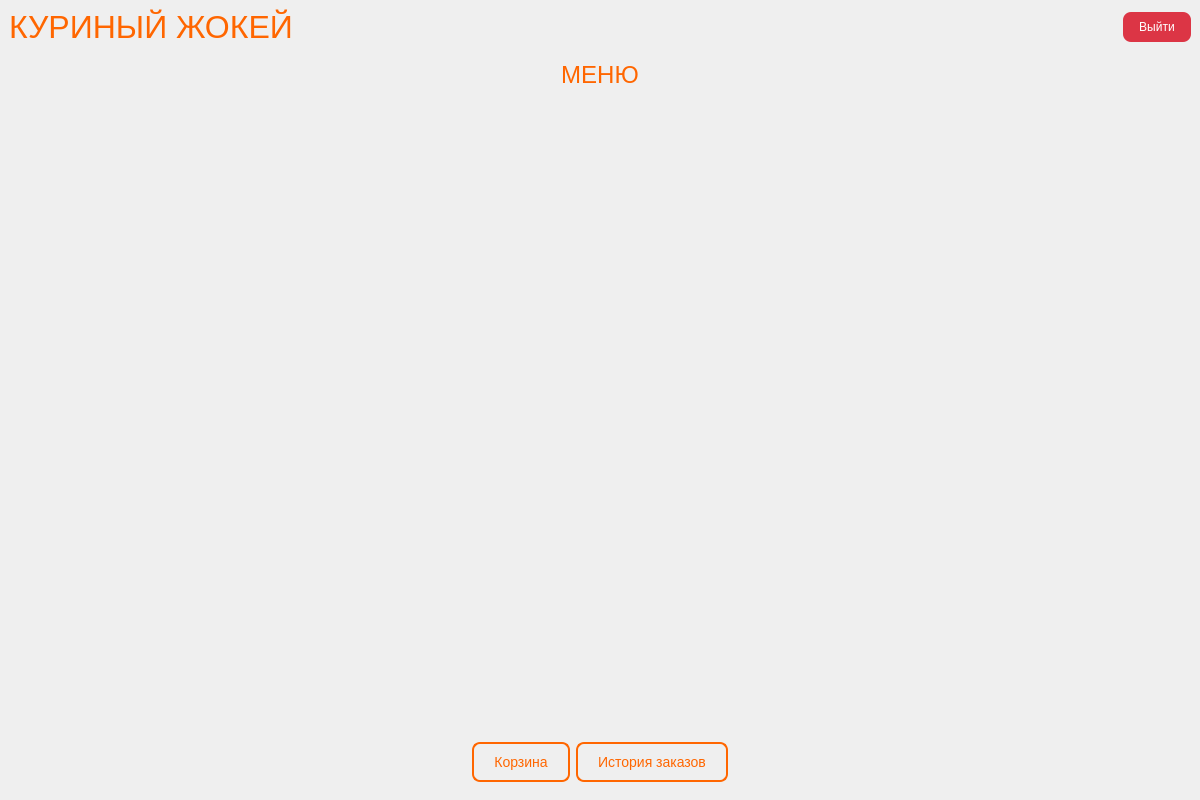
<?xml version="1.0" encoding="UTF-8"?>
<ui version="4.0">
 <class>UserWindow</class>
 <widget class="QMainWindow" name="UserWindow">
  <property name="geometry">
   <rect>
    <x>0</x>
    <y>0</y>
    <width>1200</width>
    <height>800</height>
   </rect>
  </property>
  <property name="windowTitle">
   <string>Куриный Жокей - Главное меню</string>
  </property>
  <property name="styleSheet">
   <string notr="true">QMainWindow {
    background: qlineargradient(x1:0, y1:0, x2:1, y2:1,
    stop:0 #1a1a1a, stop:1 #2d2d2d);
    color: white;
}
QTableWidget {
    background: #333;
    border: 1px solid #555;
    border-radius: 8px;
    gridline-color: #555;
    color: white;
}
QTableWidget::item {
    padding: 8px;
    border-bottom: 1px solid #555;
}
QHeaderView::section {
    background: #ff6600;
    color: white;
    padding: 8px;
    border: none;
}</string>
  </property>
  <widget class="QWidget" name="centralwidget">
   <layout class="QVBoxLayout" name="verticalLayout">
    <item>
     <layout class="QHBoxLayout" name="header_layout">
      <item>
       <widget class="QLabel" name="title_label">
        <property name="text">
         <string>&lt;html&gt;&lt;head/&gt;&lt;body&gt;&lt;p align=&quot;center&quot;&gt;&lt;span style=&quot; font-size:24pt; color:#ff6600;&quot;&gt;КУРИНЫЙ ЖОКЕЙ&lt;/span&gt;&lt;/p&gt;&lt;/body&gt;&lt;/html&gt;</string>
        </property>
       </widget>
      </item>
      <item>
       <spacer name="horizontalSpacer">
        <property name="orientation">
         <enum>Qt::Horizontal</enum>
        </property>
        <property name="sizeHint" stdset="0">
         <size>
          <width>40</width>
          <height>20</height>
         </size>
        </property>
       </spacer>
      </item>
      <item>
       <widget class="QPushButton" name="logout_btn">
        <property name="text">
         <string>Выйти</string>
        </property>
        <property name="styleSheet">
         <string notr="true">QPushButton {
    background: #dc3545;
    color: white;
    border: none;
    border-radius: 8px;
    padding: 8px 16px;
    font-size: 12px;
}
QPushButton:hover {
    background: #c82333;
}</string>
        </property>
       </widget>
      </item>
     </layout>
    </item>
    <item>
     <widget class="QStackedWidget" name="stackedWidget">
      <property name="currentIndex">
       <number>0</number>
      </property>
      <widget class="QWidget" name="menu_page">
       <layout class="QVBoxLayout" name="verticalLayout_2">
        <item>
         <widget class="QLabel" name="menu_title">
          <property name="text">
           <string>&lt;html&gt;&lt;head/&gt;&lt;body&gt;&lt;p align=&quot;center&quot;&gt;&lt;span style=&quot; font-size:18pt; color:#ff6600;&quot;&gt;МЕНЮ&lt;/span&gt;&lt;/p&gt;&lt;/body&gt;&lt;/html&gt;</string>
          </property>
         </widget>
        </item>
        <item>
         <widget class="QScrollArea" name="menu_scroll_area">
          <property name="widgetResizable">
           <bool>true</bool>
          </property>
          <property name="styleSheet">
           <string notr="true">QScrollArea {
    border: none;
    background: transparent;
}
QScrollArea QWidget {
    background: transparent;
}</string>
          </property>
          <widget class="QWidget" name="menu_scroll_widget">
           <layout class="QGridLayout" name="menu_grid_layout">
            <property name="spacing">
             <number>20</number>
            </property>
            <property name="horizontalSpacing">
             <number>20</number>
            </property>
            <property name="verticalSpacing">
             <number>20</number>
            </property>
            <property name="alignment">
             <set>Qt::AlignTop</set>
            </property>
            <!-- Карточки блюд будут добавляться здесь динамически в сетку 3xN -->
           </layout>
          </widget>
         </widget>
        </item>
        <item>
         <layout class="QHBoxLayout" name="horizontalLayout">
          <item>
           <spacer name="horizontalSpacer_2">
            <property name="orientation">
             <enum>Qt::Horizontal</enum>
            </property>
            <property name="sizeHint" stdset="0">
             <size>
              <width>40</width>
              <height>20</height>
             </size>
            </property>
           </spacer>
          </item>
          <item>
           <widget class="QPushButton" name="view_cart_btn">
            <property name="text">
             <string>Корзина</string>
            </property>
            <property name="styleSheet">
             <string notr="true">QPushButton {
    background: transparent;
    color: #ff6600;
    border: 2px solid #ff6600;
    border-radius: 8px;
    padding: 10px 20px;
    font-size: 14px;
}
QPushButton:hover {
    background: rgba(255, 102, 0, 0.1);
}</string>
            </property>
           </widget>
          </item>
          <item>
           <widget class="QPushButton" name="order_history_btn">
            <property name="text">
             <string>История заказов</string>
            </property>
            <property name="styleSheet">
             <string notr="true">QPushButton {
    background: transparent;
    color: #ff6600;
    border: 2px solid #ff6600;
    border-radius: 8px;
    padding: 10px 20px;
    font-size: 14px;
}
QPushButton:hover {
    background: rgba(255, 102, 0, 0.1);
}</string>
            </property>
           </widget>
          </item>
          <item>
           <spacer name="horizontalSpacer_3">
            <property name="orientation">
             <enum>Qt::Horizontal</enum>
            </property>
            <property name="sizeHint" stdset="0">
             <size>
              <width>40</width>
              <height>20</height>
             </size>
            </property>
           </spacer>
          </item>
         </layout>
        </item>
       </layout>
      </widget>
      <widget class="QWidget" name="cart_page">
       <layout class="QVBoxLayout" name="verticalLayout_3">
        <item>
         <widget class="QLabel" name="cart_title">
          <property name="text">
           <string>&lt;html&gt;&lt;head/&gt;&lt;body&gt;&lt;p align=&quot;center&quot;&gt;&lt;span style=&quot; font-size:18pt; color:#ff6600;&quot;&gt;КОРЗИНА&lt;/span&gt;&lt;/p&gt;&lt;/body&gt;&lt;/html&gt;</string>
          </property>
         </widget>
        </item>
        <item>
         <widget class="QTableWidget" name="cart_table">
          <property name="columnCount">
           <number>4</number>
          </property>
          <property name="rowCount">
           <number>0</number>
          </property>
          <attribute name="horizontalHeaderVisible">
           <bool>true</bool>
          </attribute>
          <attribute name="horizontalHeaderHighlightSections">
           <bool>true</bool>
          </attribute>
          <attribute name="horizontalHeaderStretchLastSection">
           <bool>true</bool>
          </attribute>
          <column/>
          <column/>
          <column/>
          <column/>
         </widget>
        </item>
        <item>
         <widget class="QLabel" name="total_label">
          <property name="text">
           <string>&lt;html&gt;&lt;head/&gt;&lt;body&gt;&lt;p align=&quot;center&quot;&gt;&lt;span style=&quot; font-size:16pt; color:#ff6600;&quot;&gt;Итого: 0.00 руб.&lt;/span&gt;&lt;/p&gt;&lt;/body&gt;&lt;/html&gt;</string>
          </property>
         </widget>
        </item>
        <item>
         <layout class="QHBoxLayout" name="horizontalLayout_2">
          <item>
           <widget class="QPushButton" name="remove_from_cart_btn">
            <property name="text">
             <string>Удалить выбранное</string>
            </property>
            <property name="styleSheet">
             <string notr="true">QPushButton {
    background: #dc3545;
    color: white;
    border: none;
    border-radius: 8px;
    padding: 10px 20px;
    font-size: 14px;
}
QPushButton:hover {
    background: #c82333;
}</string>
            </property>
           </widget>
          </item>
          <item>
           <widget class="QPushButton" name="back_to_menu_btn">
            <property name="text">
             <string>Вернуться к меню</string>
            </property>
            <property name="styleSheet">
             <string notr="true">QPushButton {
    background: transparent;
    color: #ff6600;
    border: 2px solid #ff6600;
    border-radius: 8px;
    padding: 10px 20px;
    font-size: 14px;
}
QPushButton:hover {
    background: rgba(255, 102, 0, 0.1);
}</string>
            </property>
           </widget>
          </item>
          <item>
           <widget class="QPushButton" name="checkout_btn">
            <property name="text">
             <string>Перейти к оплате</string>
            </property>
            <property name="styleSheet">
             <string notr="true">QPushButton {
    background: #28a745;
    color: white;
    border: none;
    border-radius: 8px;
    padding: 10px 20px;
    font-size: 14px;
    font-weight: bold;
}
QPushButton:hover {
    background: #218838;
}</string>
            </property>
           </widget>
          </item>
         </layout>
        </item>
       </layout>
      </widget>
      <widget class="QWidget" name="history_page">
       <layout class="QVBoxLayout" name="verticalLayout_4">
        <item>
         <widget class="QLabel" name="history_title">
          <property name="text">
           <string>&lt;html&gt;&lt;head/&gt;&lt;body&gt;&lt;p align=&quot;center&quot;&gt;&lt;span style=&quot; font-size:18pt; color:#ff6600;&quot;&gt;ИСТОРИЯ ЗАКАЗОВ&lt;/span&gt;&lt;/p&gt;&lt;/body&gt;&lt;/html&gt;</string>
          </property>
         </widget>
        </item>
        <item>
         <widget class="QScrollArea" name="history_scroll_area">
          <property name="widgetResizable">
           <bool>true</bool>
          </property>
          <property name="styleSheet">
           <string notr="true">QScrollArea {
    border: none;
    background: transparent;
}</string>
          </property>
          <widget class="QWidget" name="history_scroll_widget">
           <layout class="QVBoxLayout" name="history_layout">
            <property name="spacing">
             <number>15</number>
            </property>
            <!-- Карточки заказов будут добавляться здесь динамически -->
           </layout>
          </widget>
         </widget>
        </item>
        <item>
         <widget class="QPushButton" name="back_to_menu_btn_2">
          <property name="text">
           <string>Вернуться к меню</string>
          </property>
          <property name="styleSheet">
           <string notr="true">QPushButton {
    background: transparent;
    color: #ff6600;
    border: 2px solid #ff6600;
    border-radius: 8px;
    padding: 10px 20px;
    font-size: 14px;
}
QPushButton:hover {
    background: rgba(255, 102, 0, 0.1);
}</string>
          </property>
         </widget>
        </item>
       </layout>
      </widget>
     </widget>
    </item>
   </layout>
  </widget>
 </widget>
 <resources/>
 <connections/>
</ui>
